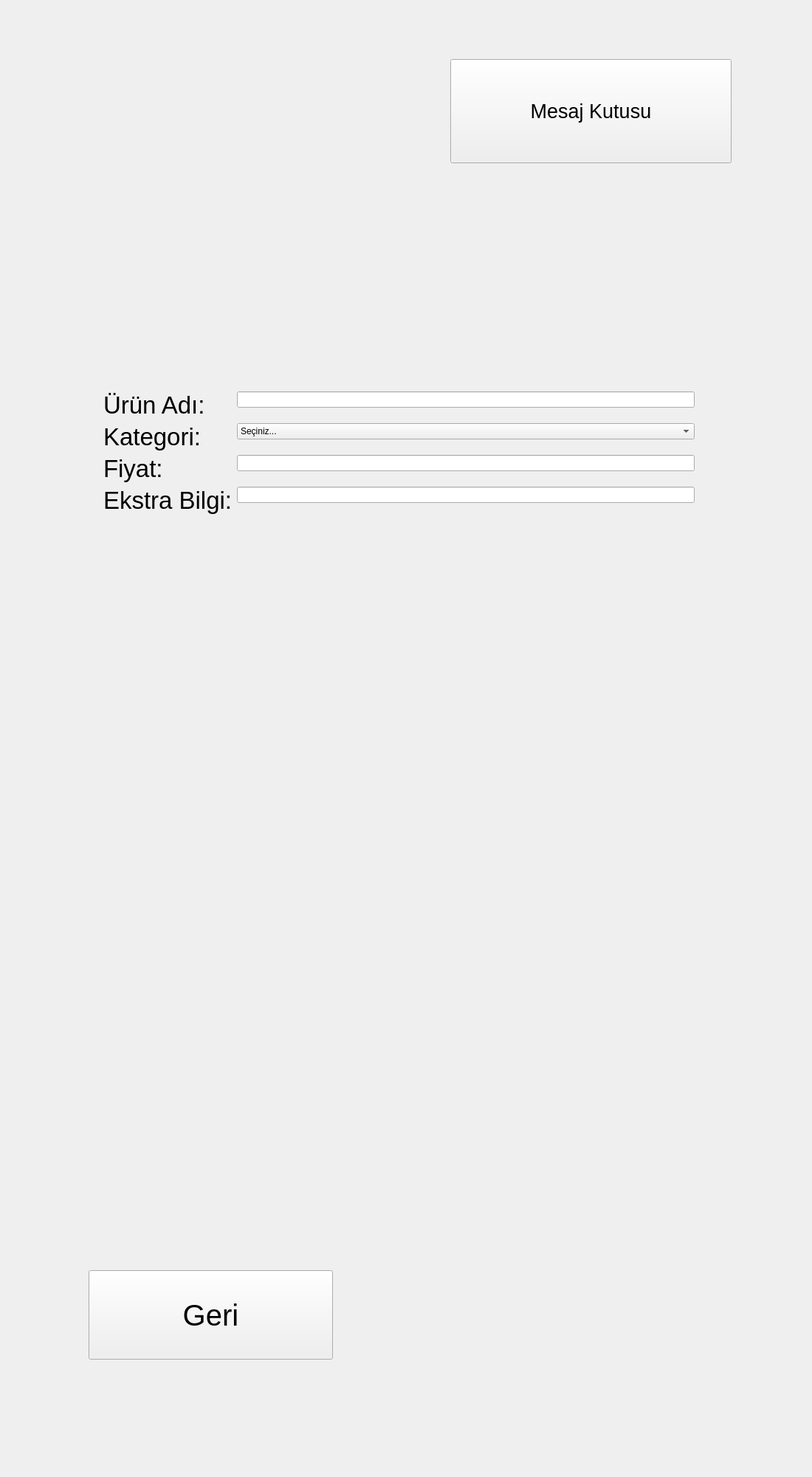
<?xml version="1.0" encoding="UTF-8"?>
<ui version="4.0">
 <class>urunprofilekrani</class>
 <widget class="QWidget" name="urunprofilekrani">
  <property name="geometry">
   <rect>
    <x>0</x>
    <y>0</y>
    <width>1100</width>
    <height>2000</height>
   </rect>
  </property>
  <property name="windowTitle">
   <string>Form</string>
  </property>
  <widget class="QPushButton" name="pushButton_5">
   <property name="geometry">
    <rect>
     <x>120</x>
     <y>1720</y>
     <width>331</width>
     <height>121</height>
    </rect>
   </property>
   <property name="font">
    <font>
     <family>MS Shell Dlg 2</family>
     <pointsize>30</pointsize>
     <weight>9</weight>
     <italic>false</italic>
     <bold>false</bold>
    </font>
   </property>
   <property name="styleSheet">
    <string notr="true">font: 75 30pt &quot;MS Shell Dlg 2&quot;;</string>
   </property>
   <property name="text">
    <string>Geri</string>
   </property>
  </widget>
  <widget class="QPushButton" name="pushButton_4">
   <property name="geometry">
    <rect>
     <x>610</x>
     <y>80</y>
     <width>381</width>
     <height>141</height>
    </rect>
   </property>
   <property name="font">
    <font>
     <family>MS Shell Dlg 2</family>
     <pointsize>20</pointsize>
     <weight>9</weight>
     <italic>false</italic>
     <bold>false</bold>
    </font>
   </property>
   <property name="styleSheet">
    <string notr="true">font: 75 20pt &quot;MS Shell Dlg 2&quot;;</string>
   </property>
   <property name="text">
    <string>Mesaj Kutusu</string>
   </property>
  </widget>
  <widget class="QWidget" name="formLayoutWidget">
   <property name="geometry">
    <rect>
     <x>140</x>
     <y>530</y>
     <width>801</width>
     <height>501</height>
    </rect>
   </property>
   <layout class="QFormLayout" name="formLayout">
    <item row="0" column="0">
     <widget class="QLabel" name="label">
      <property name="font">
       <font>
        <family>MS Shell Dlg 2</family>
        <pointsize>25</pointsize>
        <weight>9</weight>
        <italic>false</italic>
        <bold>false</bold>
       </font>
      </property>
      <property name="styleSheet">
       <string notr="true">font: 75 25pt &quot;MS Shell Dlg 2&quot;;</string>
      </property>
      <property name="text">
       <string>Ürün Adı:</string>
      </property>
     </widget>
    </item>
    <item row="0" column="1">
     <widget class="QLineEdit" name="lineEdit">
      <property name="styleSheet">
       <string notr="true">font: 20pt &quot;MS Shell Dlg 2&quot;;</string>
      </property>
     </widget>
    </item>
    <item row="1" column="0">
     <widget class="QLabel" name="label_2">
      <property name="font">
       <font>
        <family>MS Shell Dlg 2</family>
        <pointsize>25</pointsize>
        <weight>9</weight>
        <italic>false</italic>
        <bold>false</bold>
       </font>
      </property>
      <property name="styleSheet">
       <string notr="true">font: 75 25pt &quot;MS Shell Dlg 2&quot;;</string>
      </property>
      <property name="text">
       <string>Kategori:</string>
      </property>
     </widget>
    </item>
    <item row="2" column="0">
     <widget class="QLabel" name="label_3">
      <property name="font">
       <font>
        <family>MS Shell Dlg 2</family>
        <pointsize>25</pointsize>
        <weight>9</weight>
        <italic>false</italic>
        <bold>false</bold>
       </font>
      </property>
      <property name="styleSheet">
       <string notr="true">font: 75 25pt &quot;MS Shell Dlg 2&quot;;

</string>
      </property>
      <property name="text">
       <string>Fiyat:</string>
      </property>
     </widget>
    </item>
    <item row="2" column="1">
     <widget class="QLineEdit" name="lineEdit_2">
      <property name="styleSheet">
       <string notr="true">font: 20pt &quot;MS Shell Dlg 2&quot;;</string>
      </property>
     </widget>
    </item>
    <item row="3" column="0">
     <widget class="QLabel" name="label_4">
      <property name="font">
       <font>
        <family>MS Shell Dlg 2</family>
        <pointsize>25</pointsize>
        <weight>9</weight>
        <italic>false</italic>
        <bold>false</bold>
       </font>
      </property>
      <property name="styleSheet">
       <string notr="true">font: 75 25pt &quot;MS Shell Dlg 2&quot;;</string>
      </property>
      <property name="text">
       <string>Ekstra Bilgi:</string>
      </property>
     </widget>
    </item>
    <item row="3" column="1">
     <widget class="QLineEdit" name="lineEdit_3">
      <property name="styleSheet">
       <string notr="true">font: 20pt &quot;MS Shell Dlg 2&quot;;</string>
      </property>
     </widget>
    </item>
    <item row="1" column="1">
     <widget class="QComboBox" name="comboBox">
      <property name="styleSheet">
       <string notr="true">font: 20pt &quot;MS Shell Dlg 2&quot;;</string>
      </property>
      <item>
       <property name="text">
        <string>Seçiniz...</string>
       </property>
      </item>
      <item>
       <property name="text">
        <string>Giyim</string>
       </property>
      </item>
      <item>
       <property name="text">
        <string>Temizlik</string>
       </property>
      </item>
      <item>
       <property name="text">
        <string>Hediyelik Eşya</string>
       </property>
      </item>
      <item>
       <property name="text">
        <string>Doğal Ürünler</string>
       </property>
      </item>
      <item>
       <property name="text">
        <string>Diğer</string>
       </property>
      </item>
     </widget>
    </item>
   </layout>
  </widget>
 </widget>
 <resources/>
 <connections/>
</ui>
